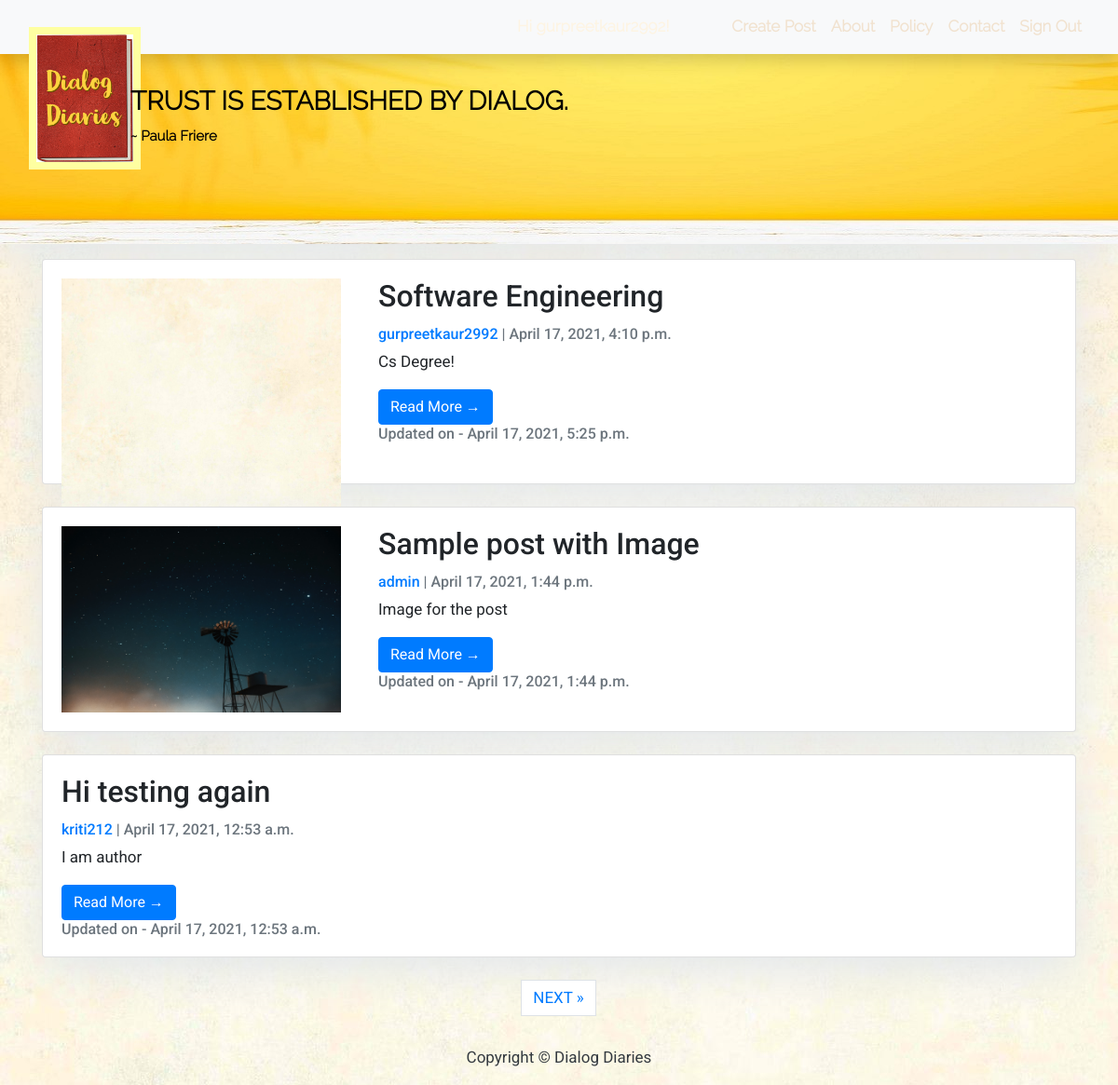
The page / (signed in) on the database its author committed.
### blog/models.py (models this page shows, shortened)
class Post(models.Model):
    title = models.CharField(max_length=200, unique=True)
    slug = models.SlugField(max_length=200, unique=True)
    author = models.ForeignKey('auth.User', on_delete=models.CASCADE)
    updated_on = models.DateTimeField(auto_now=True)
    content = models.TextField()
    image = models.ImageField(upload_to='images/', blank=True, null=True)
    created_on = models.DateTimeField(auto_now_add=True)
    class Meta:
        ordering = ['-created_on']

### blog/views.py (the view)
# urls.py: path('', views.GetAllPosts.as_view(), name='home'),
class GetAllPosts(generic.ListView):
    queryset = Post.objects.order_by('-created_on')
    template_name = 'index.html'
    paginate_by = 3

### templates/index.html (shortened to what this page needs)
{% extends "base.html" %}
{% block content %}
<header class="masthead">
    <div class="container">
        <div class="row">
            <div class=" col-md-8 col-md-10 mx-auto">
                <div class="site-heading" >
                    <h3 class=" site-heading my-4 mt-3 text-white"> TRUST IS ESTABLISHED BY DIALOG. <br>
                        <span class="site-sub-heading">~ Paula Friere </span>
                    </h3>
                </div>
            </div>
        </div>
    </div>
</header>
<div class="container">
    <div class="row">
        <div class="col-md-12 mt-3 left">
            {% for post in post_list %}
            <div class="card mb-4">
                <div class="card-body details">
                    {% if post.image %}
                        <div class="img">
                            <img class="post-image" src="../media/{{post.image}}">
                        </div>
                    {% endif %}
                    <div class="detail">
                        <h2 class="card-title">{{ post.title }}</h2>
                        <p class="card-text text-muted h6"> <a href="{% url 'post_user_profile' pk=post.pk%}"> {{ post.author }} </a> | {{ post.created_on}}</p>
                        <p class="card-text">{{post.content|slice:":200" }}</p>
                        <a href="{% url 'post_detail' post.slug  %}" class="btn btn-primary">Read More &rarr;</a>
                        <p class="card-text text-muted h6">Updated on - {{ post.updated_on }}</p>
                    </div>
                </div>
            </div>
            {% endfor %}
        </div>
    </div>
</div>
{% if is_paginated %}
  <ul class="pagination justify-content-center">
    {% if page_obj.has_next %}
    <li><a href="?page={{ page_obj.next_page_number }}" class="page-link"> NEXT &raquo;</a></li>
    {% endif %}
  </ul>
{% endif %}
{%endblock%}

### blog/static/css/index.css (style rules this page uses)
body { font-family: "Roboto", sans-serif; font-size: 18px; background-color: #fdfdfd; background: url('../images/backgroundPage.jpg'); }
.card { box-shadow: 0 16px 48px #E3E7EB; }
.masthead { font-family: 'Raleway-Light' !important; background: url('../images/backgroundTitle.jpg') !important; height: 12em !important; }
.site-heading h3 { color : black !important; font-weight: bold; }
.site-sub-heading { font-size: 15px !important; }
.details { display: flex; }
.img { margin-right: 40px; width: 300px; height: 200px; }

### blog/static/css/base.css (style rules this page uses)
body { font-size: 17px; background-color: #fdfdfd; }
.masthead { background: #3398E1; height: auto; padding-bottom: 15px; box-shadow: 0 16px 48px #E3E7EB; padding-top: 10px; }

### blog/static/css/sign_in.css (style rules this page uses)
.card { display: inline-block; width: 100%; }

### blog/static/css/blog_post.css (style rules this page uses)
.post-image { width: 100%; }

### rows shown on the page
Post: image (picture), title "Software Engineering", author "gurpreetkaur2992", created_on "April 17, 2021, 4:10 p.m.", content "Cs Degree!", updated_on "April 17, 2021, 5:25 p.m."
Post: image (picture), title "Sample post with Image", author "admin", created_on "April 17, 2021, 1:44 p.m.", content "Image for the post", updated_on "April 17, 2021, 1:44 p.m."
Post: title "Hi testing again", author "kriti212", created_on "April 17, 2021, 12:53 a.m.", content "I am author", updated_on "April 17, 2021, 12:53 a.m."
